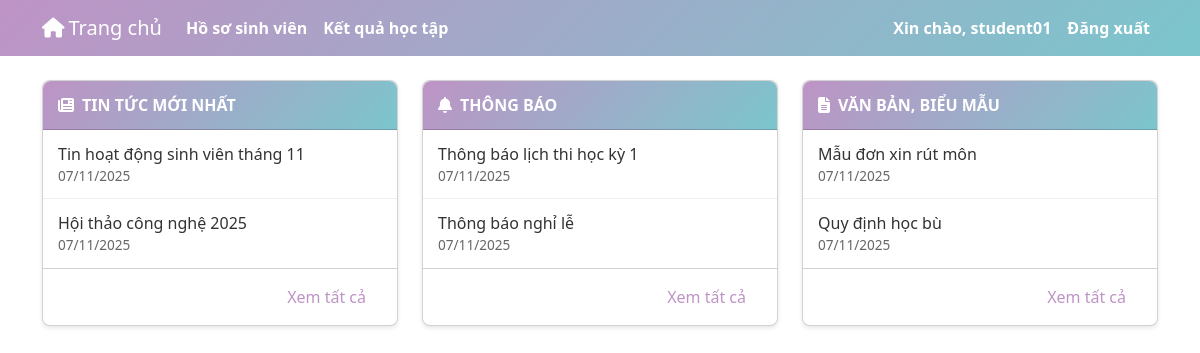
The page /views/home.php (signed in) on the database its author committed.
### tables this page shows
CREATE TABLE `static_pages` (
  `id` int(11) NOT NULL AUTO_INCREMENT,
  `type` enum('notification','document','news') NOT NULL,
  `title` varchar(255) NOT NULL,
  `content` text DEFAULT NULL,
  `published` tinyint(1) NOT NULL DEFAULT 0,
  `image_path` varchar(255) DEFAULT NULL,
  `file_path` varchar(255) DEFAULT NULL,
  `created_at` timestamp NOT NULL DEFAULT current_timestamp(),
  `updated_at` timestamp NOT NULL DEFAULT current_timestamp() ON UPDATE current_timestamp(),
  PRIMARY KEY (`id`)
);

### functions/static_functions.php (called while the page is built, shortened)
<?php
require_once __DIR__ . '/db_connection.php';
function getStaticsByType($type)
{
    global $conn;
    try {
        $sql = "SELECT * FROM static_pages WHERE type = :type ORDER BY created_at DESC";
        $stmt = $conn->prepare($sql);
        $stmt->execute([':type' => $type]);
        return $stmt->fetchAll(PDO::FETCH_ASSOC);
    } catch (PDOException $e) {
        error_log('static_functions::getStaticsByType error: ' . $e->getMessage());
        return [];
    }
}
?>

### views/home.php (the view, shortened to what this page needs)
<?php
require_once __DIR__ . '/../functions/static_functions.php';
$newsAll = getStaticsByType('news');
$notificationsAll = getStaticsByType('notification');
$documentsAll = getStaticsByType('document');
$take = 3;
$news = array_slice(array_values(array_filter($newsAll, function($r){ return !empty($r['published']); })), 0, $take);
$notifications = array_slice(array_values(array_filter($notificationsAll, function($r){ return !empty($r['published']); })), 0, $take);
$documents = array_slice(array_values(array_filter($documentsAll, function($r){ return !empty($r['published']); })), 0, $take);
?>
<!DOCTYPE html>
<html>
<head>
	<link href="https://cdn.jsdelivr.net/npm/bootstrap@5.3.3/dist/css/bootstrap.min.css" rel="stylesheet">
	<link href="https://cdnjs.cloudflare.com/ajax/libs/font-awesome/6.4.0/css/all.min.css" rel="stylesheet">
	<link rel="stylesheet" href="../css/home.css">
</head>
<body>
	<?php include __DIR__ . '/user_menu.php'; ?>
	<div class="container my-4">
		<div class="row g-4">
			<div class="col-md-4">
				<div class="card news-card">
					<div class="card-header d-flex align-items-center">
						<i class="fa fa-newspaper me-2"></i>
						<span>TIN TỨC MỚI NHẤT</span>
					</div>
					<div class="list-group list-group-flush">
						<?php if (empty($news)): ?>
							<div class="list-group-item">Chưa có tin tức nào.</div>
						<?php else: foreach($news as $n): ?>
							<a href="static_view.php?type=news&id=<?php echo $n['id']; ?>" class="list-group-item news-link">
								<div>
									<?php echo htmlspecialchars($n['title']); ?>
									<div class="news-date"><?php echo htmlspecialchars(date('d/m/Y', strtotime($n['created_at'] ?? 'now'))); ?></div>
								</div>
							</a>
						<?php endforeach; endif; ?>
					</div>
					<div class="card-footer bg-transparent text-end">
						<a href="news_list.php" class="view-all-link">Xem tất cả</a>
					</div>
				</div>
			</div>
			<div class="col-md-4">
				<div class="card news-card">
					<div class="card-header d-flex align-items-center">
						<i class="fa fa-bell me-2"></i>
						<span>THÔNG BÁO</span>
					</div>
					<div class="list-group list-group-flush">
						<?php if (empty($notifications)): ?>
							<div class="list-group-item">Chưa có thông báo nào.</div>
						<?php else: foreach($notifications as $n): ?>
							<a href="static_view.php?type=notification&id=<?php echo $n['id']; ?>" class="list-group-item news-link">
								<div>
									<?php echo htmlspecialchars($n['title']); ?>
									<div class="news-date"><?php echo htmlspecialchars(date('d/m/Y', strtotime($n['created_at'] ?? 'now'))); ?></div>
								</div>
							</a>
						<?php endforeach; endif; ?>
					</div>
					<div class="card-footer bg-transparent text-end">
						<a href="notifications_list.php" class="view-all-link">Xem tất cả</a>
					</div>
				</div>
			</div>
			<div class="col-md-4">
				<div class="card news-card">
					<div class="card-header d-flex align-items-center">
						<i class="fa fa-file-alt me-2"></i>
						<span>VĂN BẢN, BIỂU MẪU</span>
					</div>
					<div class="list-group list-group-flush">
						<?php if (empty($documents)): ?>
							<div class="list-group-item">Chưa có văn bản/biểu mẫu nào.</div>
						<?php else: foreach($documents as $d): ?>
							<a href="static_view.php?type=document&id=<?php echo $d['id']; ?>" class="list-group-item news-link">
								<div>
									<?php echo htmlspecialchars($d['title']); ?>
									<div class="news-date"><?php echo htmlspecialchars(date('d/m/Y', strtotime($d['created_at'] ?? 'now'))); ?></div>
								</div>
							</a>
						<?php endforeach; endif; ?>
					</div>
					<div class="card-footer bg-transparent text-end">
						<a href="documents_list.php" class="view-all-link">Xem tất cả</a>
					</div>
				</div>
			</div>
		</div>
	</div>
</body>
</html>

### views/home.php (style rules this page uses)
.news-card { border-radius: 8px; box-shadow: 0 2px 4px rgba(0, 0, 0, 0.1); height: 100%; }
.news-card .card-header { background: linear-gradient(135deg, #be93c5, #7bc6cc); color: white; font-weight: bold; padding: 12px 15px; border-radius: 8px 8px 0 0; }
.news-card .list-group-item { border: none; border-bottom: 1px solid #eee; padding: 12px 15px; }
.news-card .list-group-item:last-child { border-bottom: none; }
.news-date { color: #666; font-size: 0.85rem; }
.news-link { text-decoration: none; color: #333; }
.view-all-link { display: inline-block; padding: 8px 15px; text-decoration: none; color: #be93c5; font-weight: 500; }

### rows shown on the page
static_pages: title "Tin hoạt động sinh viên tháng 11", created_at "07/11/2025"
static_pages: title "Hội thảo công nghệ 2025", created_at "07/11/2025"
static_pages: title "Thông báo lịch thi học kỳ 1", created_at "07/11/2025"
static_pages: title "Thông báo nghỉ lễ", created_at "07/11/2025"
static_pages: title "Mẫu đơn xin rút môn", created_at "07/11/2025"
static_pages: title "Quy định học bù", created_at "07/11/2025"

### other values the page prints
$currentUser['username'] "student01"
